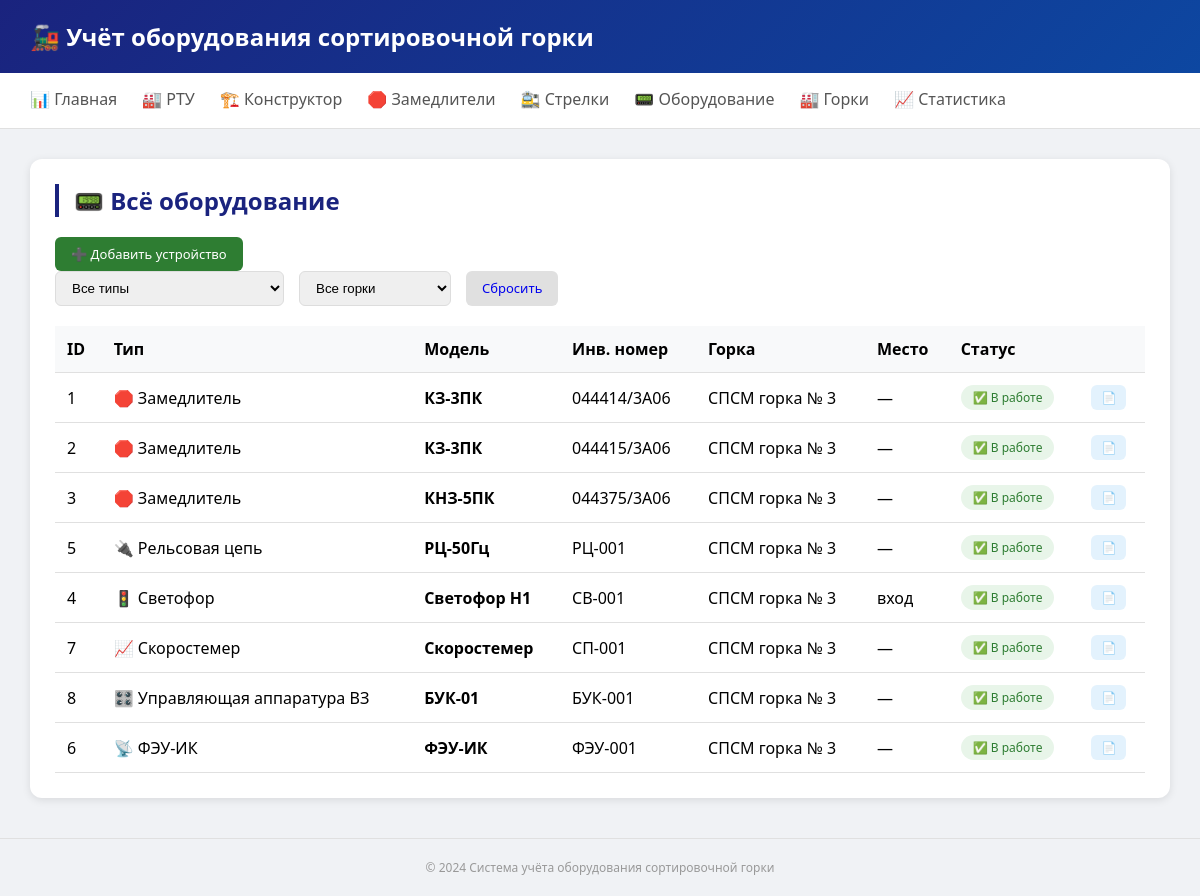
The app's page /devices/, older data.
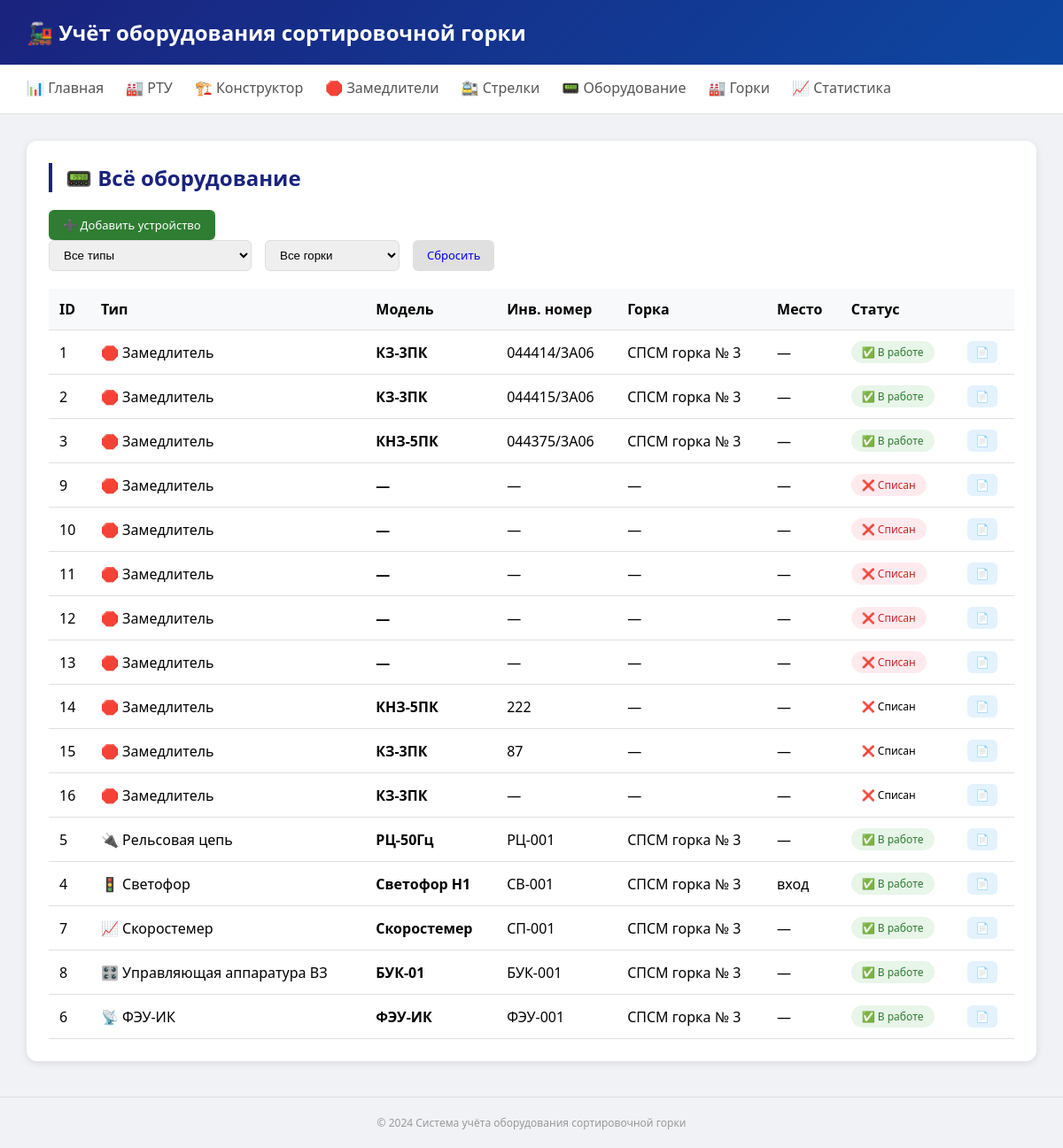
The same page, newer data.
### tables this page shows
CREATE TABLE devices (
        id INTEGER PRIMARY KEY AUTOINCREMENT,
        equipment_type_id INTEGER NOT NULL,
        park_id INTEGER,
        track_section_id INTEGER,
        brake_position_id INTEGER,
        
        model TEXT,
        inv_number TEXT UNIQUE,
        serial_number TEXT,
        
        location_detail TEXT,
        mount_date DATE,
        
        params TEXT,
        
        manufacture_date DATE,
        install_date DATE,
        last_check_date DATE,
        
        status TEXT DEFAULT 'active',
        notes TEXT, rtu_batch_id INTEGER, manufacturer TEXT, passport_data TEXT, height_mm INTEGER, network_number TEXT, be TEXT DEFAULT "5067", os6_name TEXT, os6_install_year INTEGER, os6_last_repair INTEGER, os6_last_modernization INTEGER,
        
        FOREIGN KEY (equipment_type_id) REFERENCES equipment_types(id),
        FOREIGN KEY (park_id) REFERENCES parks(id),
        FOREIGN KEY (track_section_id) REFERENCES track_sections(id),
        FOREIGN KEY (brake_position_id) REFERENCES brake_positions(id)
    );

CREATE TABLE equipment_types (
        id INTEGER PRIMARY KEY AUTOINCREMENT,
        name TEXT NOT NULL UNIQUE,
        category TEXT,
        icon TEXT,
        has_passport BOOLEAN DEFAULT 1,
        has_serial_number BOOLEAN DEFAULT 1
    );

CREATE TABLE parks (
        id INTEGER PRIMARY KEY AUTOINCREMENT,
        name TEXT NOT NULL,
        station TEXT,
        class INTEGER,
        num_tracks INTEGER,
        num_bundles INTEGER,
        control_system TEXT,
        description TEXT
    );

### routers/devices.py (the view)
@router.get("/", response_class=HTMLResponse)
async def devices_list(request: Request, device_type: str = None, park_id: int = None):
    devices = get_all_devices(device_type, park_id)
    parks = get_parks()
    conn = get_db()
    cursor = conn.cursor()
    cursor.execute("SELECT DISTINCT name FROM equipment_types ORDER BY name")
    types = [row[0] for row in cursor.fetchall()]
    conn.close()
    return templates.TemplateResponse("devices.html", {
        "request": request, "devices": devices, "parks": parks, "types": types,
        "selected_type": device_type, "selected_park": park_id
    })

### templates/devices.html (shortened to what this page needs)
{% extends "base.html" %}
{% block content %}
<div class="card">
    <h2>📟 Всё оборудование</h2>
    <a href="/devices/add" class="btn btn-primary" style="background: #2e7d32;">➕ Добавить устройство</a>
    <div class="filter-bar">
        <select class="filter-select" id="typeFilter" onchange="applyFilters()">
            <option value="">Все типы</option>
        </select>
        <select class="filter-select" id="parkFilter" onchange="applyFilters()">
            <option value="">Все горки</option>
        </select>
        <a href="/devices" class="btn" style="background:#e0e0e0;">Сбросить</a>
    </div>
    <table class="table">
        <thead>
            <tr><th>ID</th><th>Тип</th><th>Модель</th><th>Инв. номер</th><th>Горка</th><th>Место</th><th>Статус</th><th></th></tr>
        </thead>
        <tbody>
            {% for d in devices %}
            <tr>
                <td>{{ d.id }}</td>
                <td>{{ d.icon or '' }} {{ d.equipment_type_name or '—' }}</td>
                <td><strong>{{ d.model or '—' }}</strong></td>
                <td>{{ d.inv_number or '—' }}</td>
                <td>{{ d.park_name or '—' }}</td>
                <td>{{ d.location_detail or d.section_name or '—' }}</td>
                <td><span class="badge badge-{{ d.status }}">{{ '✅ В работе' if d.status == 'active' else '📦 В запасе' if d.status == 'reserve' else '❌ Списан' }}</span></td>
                <td><a href="/devices/{{ d.id }}" class="btn btn-sm">📄</a></td>
            </tr>
            {% endfor %}
        </tbody>
    </table>
</div>
{% endblock %}

### templates/base.html (shortened to what this page needs)
<!DOCTYPE html>
<html lang="ru">
<head>
</head>
<body>
    <div class="header">
        <h1>🚂 Учёт оборудования сортировочной горки</h1>
    </div>
    <div class="nav">
        <a href="/">📊 Главная</a>
        <a href="/rtu">🏭 РТУ</a>
        <a href="/constructor">🏗️ Конструктор</a>
        <a href="/retarders">🛑 Замедлители</a>
        <a href="/switches">🚉 Стрелки</a>
        <a href="/devices">📟 Оборудование</a>
        <a href="/parks">🏭 Горки</a>
        <a href="/statistics">📈 Статистика</a>
    </div>
    <div class="container">
        {% block content %}{% endblock %}
    </div>
    <div class="footer">
        <p>© 2024 Система учёта оборудования сортировочной горки</p>
    </div>
</body>
</html>

### templates/base.html (style rules this page uses)
* { margin: 0; padding: 0; box-sizing: border-box; }
body { font-family: 'Segoe UI', Tahoma, Geneva, Verdana, sans-serif; background: #f0f2f5; }
.header { background: linear-gradient(135deg, #1a237e, #0d47a1); color: white; padding: 20px 30px; }
.header h1 { font-size: 24px; }
.nav { background: white; padding: 0 30px; display: flex; gap: 25px; border-bottom: 1px solid #e0e0e0; flex-wrap: wrap; }
.nav a { padding: 15px 0; text-decoration: none; color: #555; font-weight: 500; border-bottom: 3px solid transparent; }
.container { max-width: 1400px; margin: 30px auto; padding: 0 30px; }
.card { background: white; border-radius: 12px; box-shadow: 0 2px 8px rgba(0,0,0,0.1); padding: 25px; margin-bottom: 25px; }
.card h2 { color: #1a237e; margin-bottom: 20px; border-left: 4px solid #1a237e; padding-left: 15px; }
.table { width: 100%; border-collapse: collapse; }
.table th, .table td { padding: 12px; text-align: left; border-bottom: 1px solid #e0e0e0; }
.table th { background: #f8f9fa; font-weight: 600; }
.badge { display: inline-block; padding: 4px 12px; border-radius: 20px; font-size: 12px; font-weight: 500; }
.badge-active { background: #e8f5e9; color: #2e7d32; }
.badge-written_off { background: #ffebee; color: #c62828; }
.btn { display: inline-block; padding: 8px 16px; border-radius: 6px; text-decoration: none; font-size: 13px; font-weight: 500; }
.btn-primary { background: #1a237e; color: white; }
.btn-sm { padding: 4px 10px; font-size: 12px; background: #e3f2fd; }
.footer { text-align: center; padding: 20px; color: #999; font-size: 12px; border-top: 1px solid #e0e0e0; margin-top: 40px; }
.filter-bar { display: flex; gap: 15px; margin-bottom: 20px; flex-wrap: wrap; }
.filter-select { padding: 8px 12px; border: 1px solid #ddd; border-radius: 6px; }

Row changes from the older to the newer data that the page shows:
added devices: id "9", icon "🛑", name "Замедлитель", model "—", inv_number "—", park_name "—", location_detail "—", status "❌ Списан"
added devices: id "10", icon "🛑", name "Замедлитель", model "—", inv_number "—", park_name "—", location_detail "—", status "❌ Списан"
added devices: id "11", icon "🛑", name "Замедлитель", model "—", inv_number "—", park_name "—", location_detail "—", status "❌ Списан"
added devices: id "12", icon "🛑", name "Замедлитель", model "—", inv_number "—", park_name "—", location_detail "—", status "❌ Списан"
added devices: id "13", icon "🛑", name "Замедлитель", model "—", inv_number "—", park_name "—", location_detail "—", status "❌ Списан"
added devices: id "14", icon "🛑", name "Замедлитель", model "КНЗ-5ПК", inv_number "222", park_name "—", location_detail "—", status "❌ Списан"
added devices: id "15", icon "🛑", name "Замедлитель", model "КЗ-3ПК", inv_number "87", park_name "—", location_detail "—", status "❌ Списан"
added devices: id "16", icon "🛑", name "Замедлитель", model "КЗ-3ПК", inv_number "—", park_name "—", location_detail "—", status "❌ Списан"
